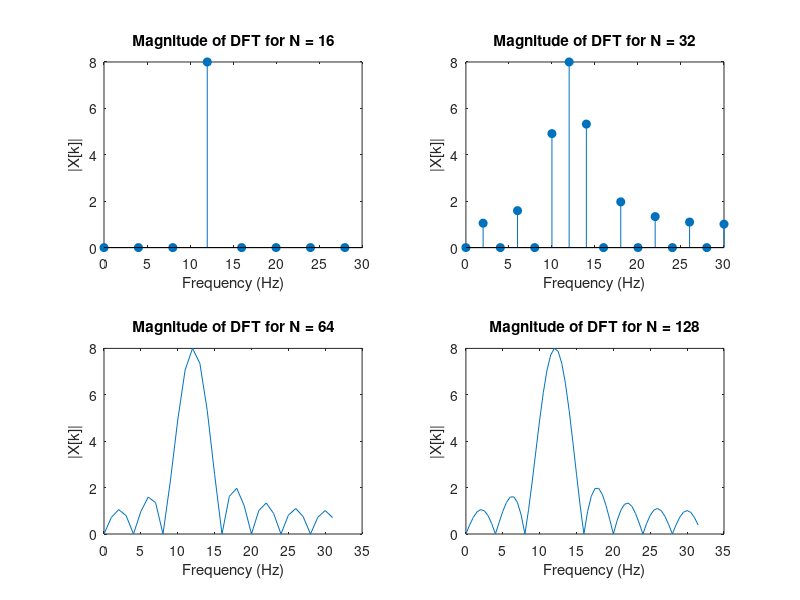

MATLAB code to generate this figure:
n = -200:200;   
f_o = 12;       
f_s = 64;       
L = 16;         
m = [1, 2, 4, 8];  

% Defining signals
p = cos(2*pi*f_o*n/f_s); 
w = [ones(1, L), zeros(1, length(n) - L)];  

x = p .* w;

figure;
for k = 1:length(m)
    N = m(k) * L; 
    X_k = fft(x, N);  
    freq = (0:N-1) * (f_s / N);  

    subplot(2, 2, k);
    
    if m(k) == 1 || m(k) == 2
        stem(freq(1:N/2), abs(X_k(1:N/2)), 'filled');
    else
        plot(freq(1:N/2), abs(X_k(1:N/2)));
    end

    title(['Magnitude of DFT for N = ', num2str(N)]);
    xlabel('Frequency (Hz)');
    ylabel('|X[k]|');
end
